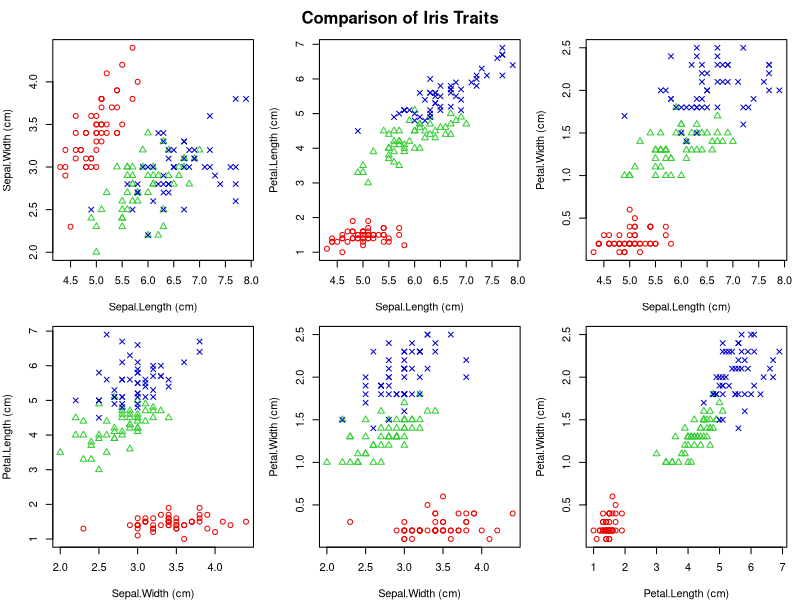
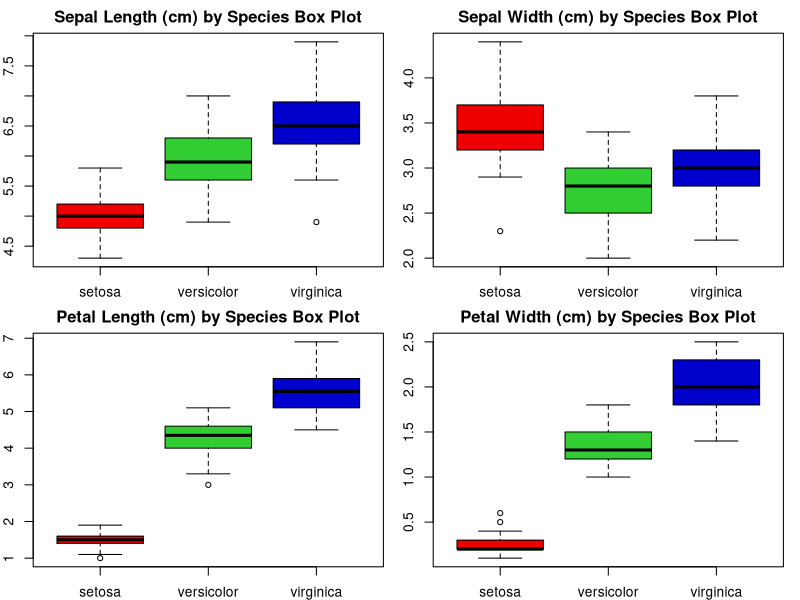
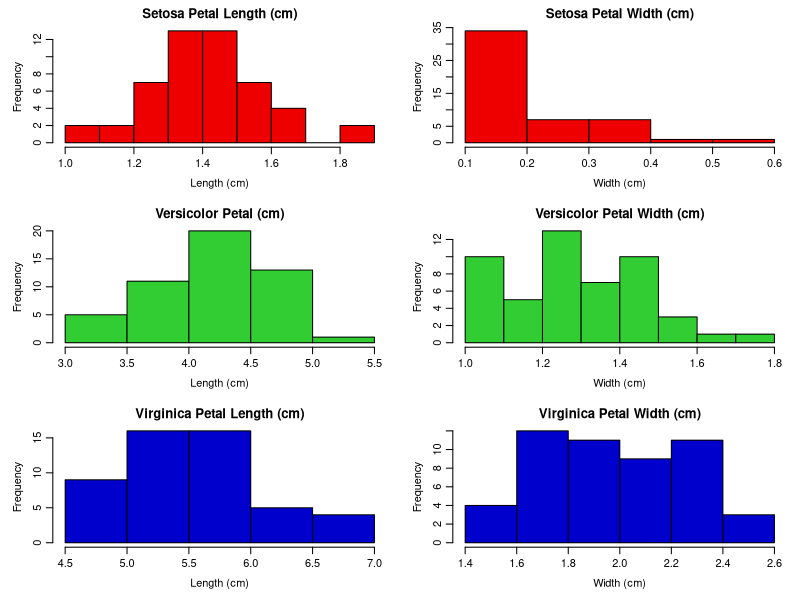

Generate these figures, in order, with R:
# built into R
data("iris")

speciesID <- as.numeric(as.factor(iris$Species))

# red = setosa, green = versicolor, blue = virginica
color <- c("red2", "limegreen", "mediumblue")
colorVals <- color[speciesID]

# circle, triangle, X
pchVals <- c(1, 2, 4)[speciesID]

# Graphs of pairs of traits with different colors for each species
par(mfrow = c(2, 3), mar = c(4, 4, 1, 1), oma = c(0, 0, 2, 0)) 
combinations <- combn(1:4, 2)
for(i in 1:6) {
  xCol <- combinations[1, i]
  yCol <- combinations[2, i]
  
  xLabel <- paste(names(iris)[xCol], "(cm)")
  yLabel <- paste(names(iris)[yCol], "(cm)")
  
  plot(iris[, xCol], iris[, yCol],
       col = colorVals,
       pch = pchVals,
       xlab = xLabel,
       ylab = yLabel)
}
mtext("Comparison of Iris Traits", outer = TRUE, font = 2)

# Box plots of each feature by species
par(mfrow = c(2, 2),
    mar = c(2, 2, 2, 1),
    oma = c(0, 0, 0, 0),
    mgp = c(2.5, 1, 0))
boxplot(Sepal.Length ~ Species,
        data = iris,
        main = "Sepal Length (cm) by Species Box Plot",
        col = color)
boxplot(Sepal.Width ~ Species,
        data = iris,
        main = "Sepal Width (cm) by Species Box Plot",
        col = color)
boxplot(Petal.Length ~ Species,
        data = iris,
        main = "Petal Length (cm) by Species Box Plot",
        col = color)
boxplot(Petal.Width ~ Species,
        data = iris,
        main = "Petal Width (cm) by Species Box Plot",
        col = color)

# seperate iris data set into each species
setosa <- iris[iris$Species == "setosa",]
versicolor <- iris[iris$Species == "versicolor",]
virginica <- iris[iris$Species == "virginica",]

# histogram of each feature by species
par(mfrow = c(3, 2), mar = c(4, 4, 2, 1), mgp = c(2.2, 0.7, 0))
hist(setosa$Petal.Length, 
     main = "Setosa Petal Length (cm)",
     xlab = "Length (cm)", 
     col = color[1])
hist(setosa$Petal.Width, 
     main = "Setosa Petal Width (cm)",
     xlab = "Width (cm)", 
     col = color[1])

hist(versicolor$Petal.Length, 
     main = "Versicolor Petal (cm)",
     xlab = "Length (cm)", 
     col = color[2])
hist(versicolor$Petal.Width, 
     main = "Versicolor Petal Width (cm)",
     xlab = "Width (cm)", 
     col = color[2])

hist(virginica$Petal.Length, 
     main = "Virginica Petal Length (cm)",
     xlab = "Length (cm)", 
     col = color[3])
hist(virginica$Petal.Width, 
     main = "Virginica Petal Width (cm)",
     xlab = "Width (cm)", 
     col = color[3])
